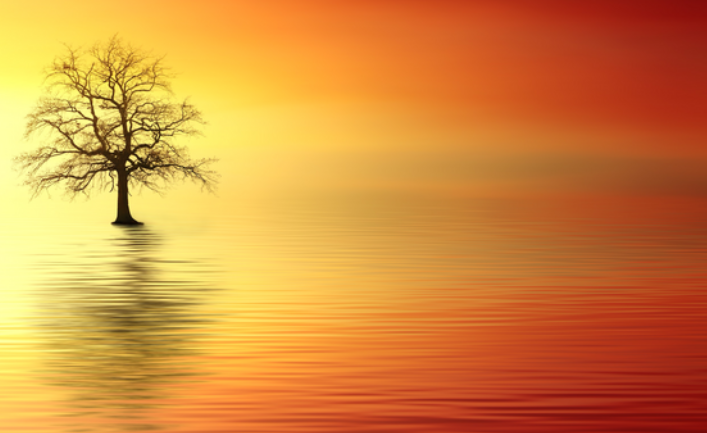
#> input picture image_cap/b.png, 707 x 433 px
$ python stitch.py -f image_cap/b.png -s image_cap/a.png
#> lines starting #> are read from the running program, lines starting #| are printed output that depends on the picture; after the words box and inside, x2 and y2 are one past the last pixel; in counts of white or black regions, pixels touching at a corner belong together
### utils.py
import numpy as np
import cv2

# [13 lines left out: function crop_black_borders, not called in this run]

def crop_black_borders2(image):
    if len(image.shape) == 3 and image.shape[2] == 3:  # 彩色图像
        gray = cv2.cvtColor(image, cv2.COLOR_BGR2GRAY)
    elif len(image.shape) == 2:  # 灰度图像
        gray = image
    else:
        raise ValueError("Unsupported image format")
    # 调整二值化阈值
    _, thresh = cv2.threshold(gray, 1, 255, cv2.THRESH_BINARY)
    # 使用形态学操作
    kernel = np.ones((5, 5), np.uint8)
    opening = cv2.morphologyEx(thresh, cv2.MORPH_OPEN, kernel, iterations=2)

    # 寻找轮廓
    contours, _ = cv2.findContours(opening, cv2.RETR_EXTERNAL, cv2.CHAIN_APPROX_SIMPLE)

    if contours:
        x, y, w, h = cv2.boundingRect(max(contours, key=cv2.contourArea))
        return image[y:y+h, x:x+w]
    return image

class Stitcher:
	def stitch(self, images, showMatches=False):
		imageB, imageA = images
		keypoints1, featuresA = self.extract_features(imageA)
		keypoints2, featuresB = self.extract_features(imageB)
		good_matches = self.match_features_bf(featuresA, featuresB)

		if not good_matches:
			raise ValueError("No good matches found.")
		# match features between the two images
		M = self.estimate_transform(keypoints1, keypoints2, good_matches)
		if M is None:
			return None, None
		# 图像拼接
		result = cv2.warpPerspective(imageA, M, (imageA.shape[1] + imageB.shape[1], imageA.shape[0]+imageB.shape[0]))
		result[0:imageB.shape[0], 0:imageB.shape[1]] = imageB
		result = crop_black_borders2(result)
		if showMatches:
			img6 = cv2.drawMatchesKnn(imageB,keypoints2,imageA,keypoints1, [good_matches] ,None,flags = cv2.DRAW_MATCHES_FLAGS_DRAW_RICH_KEYPOINTS | cv2.DRAW_MATCHES_FLAGS_NOT_DRAW_SINGLE_POINTS)
		else :
			img6 = None
		return result ,img6

	def extract_features(self, image):
		# convert the image to grayscale
		feature_extractor = cv2.SIFT_create()
		keypoints, descriptors = feature_extractor.detectAndCompute(image, None)
		return keypoints, descriptors

	def match_features_bf(self,descriptors1, descriptors2):
		bf = cv2.BFMatcher()
		matches = bf.knnMatch(descriptors1, descriptors2, k=2)
		good_matches = []
		for m, n in matches:
			if m.distance < 0.5 * n.distance:
				good_matches.append(m)
		return good_matches

	def estimate_transform(self, keypoints1, keypoints2, good_matches):
		src_pts = np.float32([keypoints1[m.queryIdx].pt for m in good_matches]).reshape(-1, 1, 2)
		dst_pts = np.float32([keypoints2[m.trainIdx].pt for m in good_matches]).reshape(-1, 1, 2)
		M, mask = cv2.findHomography(src_pts, dst_pts, cv2.RANSAC, 5.0)
		return M

### stitch.py
from utils import Stitcher
import argparse
import imutils
import cv2
from PIL import Image
import os

# construct the argument parse and parse the arguments
ap = argparse.ArgumentParser()
ap.add_argument("-f", "--first", required=True,
	help="path to the first image")
ap.add_argument("-s", "--second", required=True,
	help="path to the second image")
args = vars(ap.parse_args())

path_a = args["first"]
path_b = args["second"]
imageA = cv2.imread(args["first"])
#> imageA is the input picture: shape (433, 707, 3); mean B, G, R 62.1, 139, 212.9
imageB = cv2.imread(args["second"])
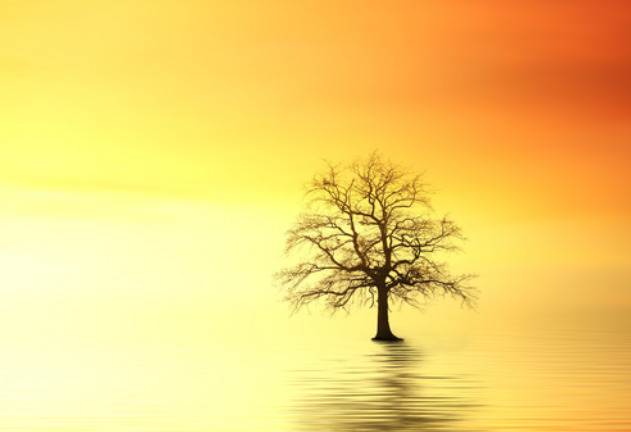
#> input picture image_cap/a.png, 631 x 432 px
#> imageB is the input picture: shape (432, 631, 3); mean B, G, R 110.8, 209.9, 245.2
A_name = os.path.splitext(os.path.basename(path_a))[0]
B_name = os.path.splitext(os.path.basename(path_b))[0]
f_name = os.path.splitext(os.path.dirname(path_a))[0]

# stitch the images together to create a panorama
stitcher = Stitcher()

# whether see the good_matches or not
see = True

result,img = stitcher.stitch([imageA, imageB], showMatches=see)
#> in extract_features, `keypoints, descriptors = feature_extractor.detectAndCompute(image, None)`: keypoints = 546 keypoints; strongest (x, y, size): (388, 279, 3.2), (384, 335, 13.2), (375, 288, 2.8), (388, 240, 2.6)
#> in stitch, `keypoints1, featuresA = self.extract_features(imageA)`: keypoints1 has the same summary as keypoints in extract_features
#> in extract_features (call 2), `keypoints, descriptors = feature_extractor.detectAndCompute(image, None)`: keypoints = 548 keypoints; strongest (x, y, size): (128, 163, 3.2), (124, 219, 13.2), (115, 172, 2.8), (128, 124, 2.6)
#> in stitch, `keypoints2, featuresB = self.extract_features(imageB)`: keypoints2 has the same summary as keypoints in extract_features
#> in match_features_bf, `matches = bf.knnMatch(descriptors1, descriptors2, k=2)`: matches = 546 matches
#> after the loop in match_features_bf, `for m, n in matches:`: good_matches = 542 matches
#> in estimate_transform, `src_pts = np.float32([keypoints1[m.queryIdx].pt for m in good_matches]..`: src_pts = 542 rows, first 8: [283.5, 282.8], [285.2, 277.8], [285.2, 277.8], [288.2, 298.8], [289.4, 279.9], [289.7, 247.1], [289.7, 247.1], [289.9, 290]
#> in estimate_transform, `dst_pts = np.float32([keypoints2[m.trainIdx].pt for m in good_matches]..`: dst_pts = 542 rows, first 8: [23.53, 166.8], [25.15, 161.8], [25.15, 161.8], [28.23, 182.8], [29.35, 163.9], [29.7, 131.1], [29.7, 131.1], [29.94, 174]
#> in estimate_transform, `M, mask = cv2.findHomography(src_pts, dst_pts, cv2.RANSAC, 5.0)`: M = [[1, -2.13e-05, -259.9], [-8.09e-05, 1, -116], [-6.31e-07, 1.94e-07, 1]]; mask = 542 values from 1 to 1
#> in stitch, `result = cv2.warpPerspective(imageA, M, (imageA.shape[1] + imageB.shap..`:
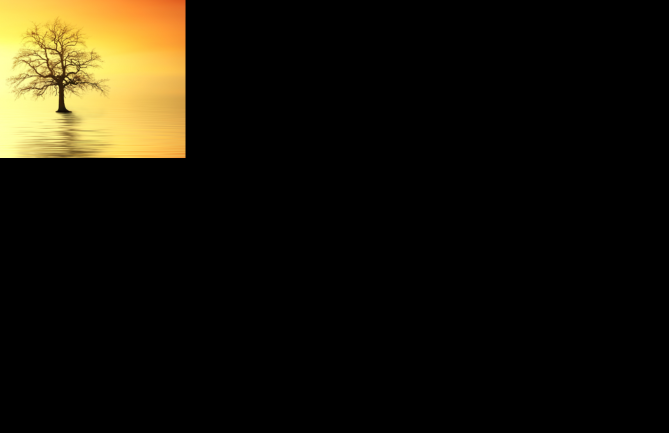
#> result: shape (865, 1338, 3) (shown at 1/2 size); mean B, G, R 9.3, 20, 24
#> in stitch, `result[0:imageB.shape[0], 0:imageB.shape[1]] = imageB`:
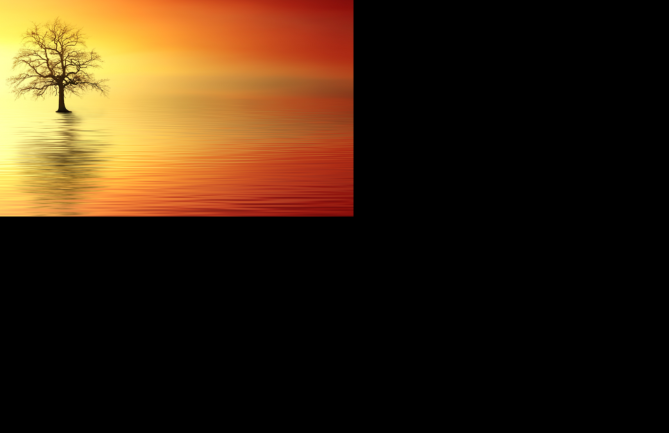
#> result: shape (865, 1338, 3) (shown at 1/2 size); 16.35% of pixels changed, all inside (x1, y1, x2, y2) = (0, 0, 707, 433)
#> in crop_black_borders2, `gray = cv2.cvtColor(image, cv2.COLOR_BGR2GRAY)`:
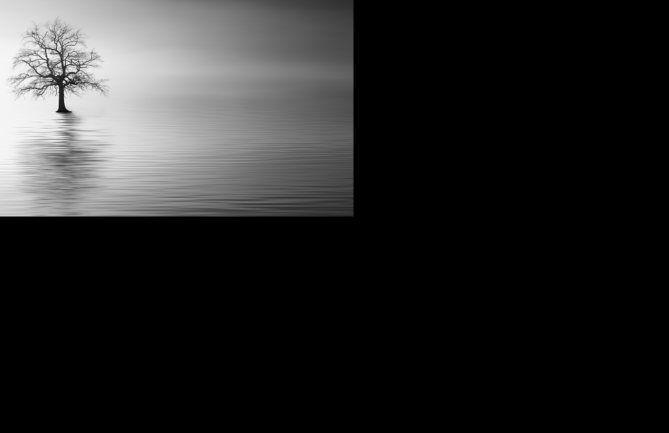
#> gray: shape (865, 1338) (shown at 1/2 size); min 0, max 246, mean 40.3
#> in crop_black_borders2, `_, thresh = cv2.threshold(gray, 1, 255, cv2.THRESH_BINARY)`:
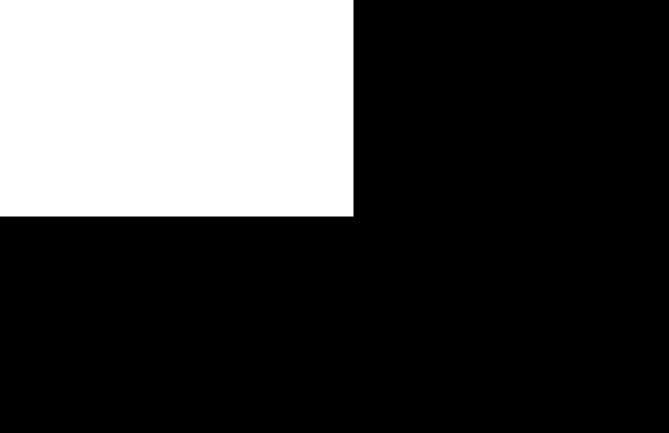
#> thresh: shape (865, 1338) (shown at 1/2 size); 26.5% white; 1 white region, box (x1, y1, x2, y2) and area: (0, 0, 707, 433) 306131
#> in crop_black_borders2, `contours, _ = cv2.findContours(opening, cv2.RETR_EXTERNAL, cv2.CHAIN_A..`: contours = [[[0, 0], [0, 432], [706, 432], [706, 0]]]
#> in crop_black_borders2, `x, y, w, h = cv2.boundingRect(max(contours, key=cv2.contourArea))`: x = 0; w = 707; h = 433
#> in stitch, `img6 = cv2.drawMatchesKnn(imageB,keypoints2,imageA,keypoints1, [good_m..`:
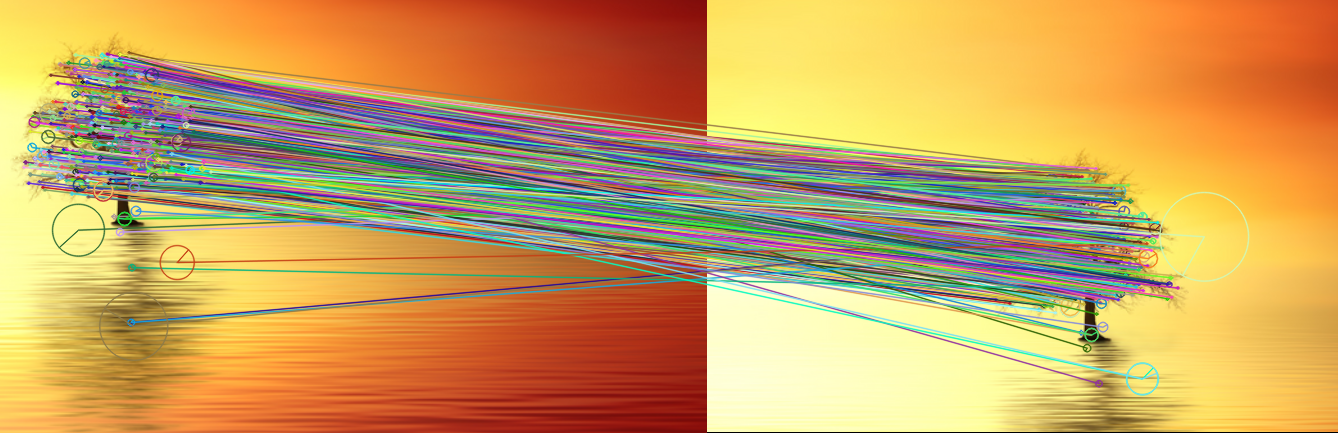
#> img6: shape (433, 1338, 3); mean B, G, R 94.1, 159.5, 202.3
# show the images
if see:
	pillow_image = Image.fromarray(cv2.cvtColor(img, cv2.COLOR_BGR2RGB))
	pillow_image.show()
# cv2.imshow("Result", result)
pillow_image = Image.fromarray(cv2.cvtColor(result, cv2.COLOR_BGR2RGB))
#> pillow_image: PIL image 707x433 RGB
# pillow_image.show()
pillow_image.save(f"{f_name}/{A_name}_{B_name}.png")
# pillow_image.save(f"{f_name}/s.png")

# USAGE
# python stitch.py -f image_cap/b.png -s image_cap/a.png
# python stitch.py -f images/222.png -s images/2.png
# python stitch.py -f images/878.png -s images/631_2.png
# python stitch.py -f images/1123.png -s images/878_631_2.png
# python stitch.py -f images/1330.png -s images/1123_878_631_2.png
# python stitch.py -f images/1518.png -s images/1330_1123_878_631_2.png
# python stitch.py -f images/1806.png -s images/1518_1330_1123_878_631_2.png
# python stitch.py -f images/1933.png -s images/1806_1518_1330_1123_878_631_2.png
# python stitch.py -f images/2126.png -s images/1933_1806_1518_1330_1123_878_631_2.png
# python stitch.py -f images/2326.png -s images/2126_1933_1806_1518_1330_1123_878_631_2.png
# python stitch.py -f image/3.png -s image/4.png
# python stitch.py -f image_user/5.jpg -s image_user/6.jpg
# python stitch.py -f image_equv/2e1.png -s image_equv/2e2.png
# python stitch.py -f image_scen/1.png -s image_scen/2.png
